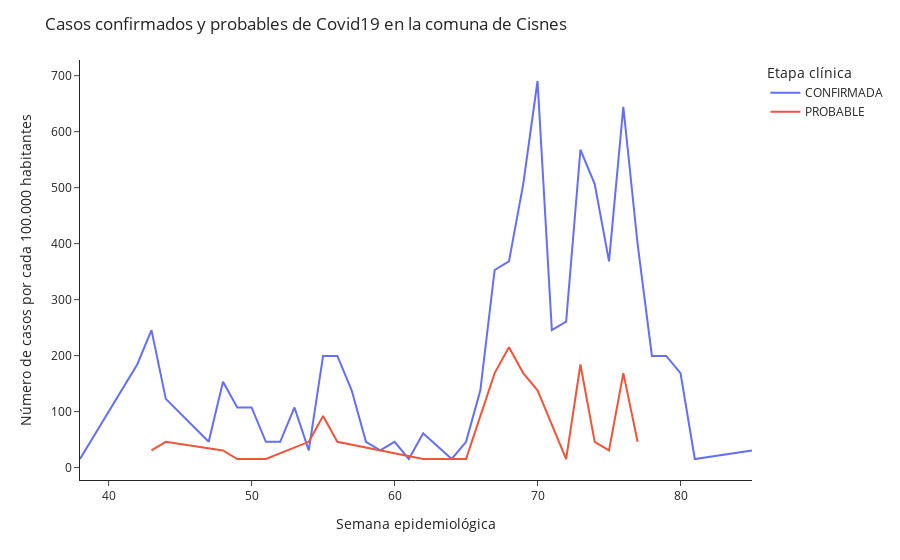

Source (notebook cell):
### Code cell
px.line(df_tasa[((df_tasa['etapa_clinica']=='PROBABLE')|(df_tasa['etapa_clinica']=='CONFIRMADA'))&(df_tasa['comuna_seremi_xi']=='Cisnes')],
        x= 'semana_epidemiologica_21',
        y= 'bypop_total',
        color='etapa_clinica',
        labels={'etapa_clinica':'Etapa clínica'},
       ).update_layout(title= 'Casos confirmados y probables de Covid19 en la comuna de Cisnes',
                       yaxis_title='Número de casos por cada 100.000 habitantes',
                       xaxis_title='Semana epidemiológica',
                       template='simple_white')

### Figure 1 — Plotly figure (JSON) as saved in the notebook; plotly's stock layout.template omitted (floating-point values rounded to 4 significant figures)
{"data": [{"hovertemplate": "Etapa clínica=CONFIRMADA<br>semana_epidemiologica_21=%{x}<br>bypop_total=%{y}<extra></extra>", "legendgroup": "CONFIRMADA", "line": {"color": "#636efa", "dash": "solid"}, "mode": "lines", "name": "CONFIRMADA", "orientation": "v", "showlegend": true, "type": "scatter", "x": [38, 42, 43, 44, 47, 48, 49, 50, 51, 52, 53, 54, 55, 56, 57, 58, 59, 60, 61, 62, 64, 65, 66, 67, 68, 69, 70, 71, 72, 73, 74, 75, 76, 77, 78, 79, 80, 81, 85], "xaxis": "x", "y": [15.34, 184.1, 245.5, 122.8, 46.03, 153.4, 107.4, 107.4, 46.03, 46.03, 107.4, 30.69, 199.5, 199.5, 138.1, 46.03, 30.69, 46.03, 15.34, 61.38, 15.34, 46.03, 138.1, 352.9, 368.3, 506.4, 690.5, 245.5, 260.9, 567.7, 506.4, 368.3, 644.5, 399.0, 199.5, 199.5, 168.8, 15.34, 30.69], "yaxis": "y"}, {"hovertemplate": "Etapa clínica=PROBABLE<br>semana_epidemiologica_21=%{x}<br>bypop_total=%{y}<extra></extra>", "legendgroup": "PROBABLE", "line": {"color": "#EF553B", "dash": "solid"}, "mode": "lines", "name": "PROBABLE", "orientation": "v", "showlegend": true, "type": "scatter", "x": [43, 44, 48, 49, 51, 54, 55, 56, 62, 65, 67, 68, 69, 70, 71, 72, 73, 74, 75, 76, 77], "xaxis": "x", "y": [30.69, 46.03, 30.69, 15.34, 15.34, 46.03, 92.07, 46.03, 15.34, 15.34, 168.8, 214.8, 168.8, 138.1, 76.72, 15.34, 184.1, 46.03, 30.69, 168.8, 46.03], "yaxis": "y"}], "layout": {"legend": {"title": {"text": "Etapa clínica"}, "tracegroupgap": 0}, "margin": {"t": 60}, "title": {"text": "Casos confirmados y probables de Covid19 en la comuna de Cisnes"}, "xaxis": {"anchor": "y", "domain": [0, 1], "title": {"text": "Semana epidemiológica"}}, "yaxis": {"anchor": "x", "domain": [0, 1], "title": {"text": "Número de casos por cada 100.000 habitantes"}}}}
